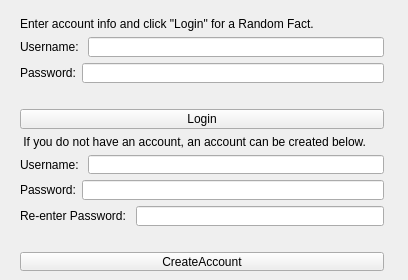
<?xml version="1.0" encoding="UTF-8"?>
<ui version="4.0">
 <class>MainWindow</class>
 <widget class="QMainWindow" name="MainWindow">
  <property name="geometry">
   <rect>
    <x>0</x>
    <y>0</y>
    <width>408</width>
    <height>280</height>
   </rect>
  </property>
  <property name="sizePolicy">
   <sizepolicy hsizetype="Fixed" vsizetype="Fixed">
    <horstretch>0</horstretch>
    <verstretch>0</verstretch>
   </sizepolicy>
  </property>
  <property name="minimumSize">
   <size>
    <width>408</width>
    <height>280</height>
   </size>
  </property>
  <property name="maximumSize">
   <size>
    <width>408</width>
    <height>280</height>
   </size>
  </property>
  <property name="windowTitle">
   <string>MainWindow</string>
  </property>
  <widget class="QWidget" name="centralWidget">
   <widget class="QWidget" name="verticalLayoutWidget">
    <property name="geometry">
     <rect>
      <x>9</x>
      <y>6</y>
      <width>386</width>
      <height>276</height>
     </rect>
    </property>
    <layout class="QVBoxLayout" name="verticalLayout">
     <item>
      <widget class="QLabel" name="label_2">
       <property name="text">
        <string>Enter account info and click &quot;Login&quot; for a Random Fact.</string>
       </property>
      </widget>
     </item>
     <item>
      <layout class="QHBoxLayout" name="horizontalLayout">
       <item>
        <widget class="QLabel" name="usernam_label">
         <property name="text">
          <string>Username: </string>
         </property>
        </widget>
       </item>
       <item>
        <widget class="QLineEdit" name="login_username"/>
       </item>
      </layout>
     </item>
     <item>
      <layout class="QHBoxLayout" name="horizontalLayout_3">
       <item>
        <widget class="QLabel" name="label_3">
         <property name="text">
          <string>Password:</string>
         </property>
        </widget>
       </item>
       <item>
        <widget class="QLineEdit" name="login_password">
         <property name="echoMode">
          <enum>QLineEdit::Password</enum>
         </property>
        </widget>
       </item>
      </layout>
     </item>
     <item>
      <widget class="QLabel" name="login_status">
       <property name="palette">
        <palette>
         <active>
          <colorrole role="Text">
           <brush brushstyle="SolidPattern">
            <color alpha="255">
             <red>255</red>
             <green>0</green>
             <blue>0</blue>
            </color>
           </brush>
          </colorrole>
         </active>
         <inactive>
          <colorrole role="Text">
           <brush brushstyle="SolidPattern">
            <color alpha="255">
             <red>255</red>
             <green>0</green>
             <blue>0</blue>
            </color>
           </brush>
          </colorrole>
         </inactive>
         <disabled>
          <colorrole role="Text">
           <brush brushstyle="SolidPattern">
            <color alpha="127">
             <red>255</red>
             <green>255</green>
             <blue>255</blue>
            </color>
           </brush>
          </colorrole>
         </disabled>
        </palette>
       </property>
       <property name="font">
        <font>
         <italic>true</italic>
        </font>
       </property>
       <property name="text">
        <string/>
       </property>
      </widget>
     </item>
     <item>
      <widget class="QPushButton" name="login">
       <property name="text">
        <string>Login</string>
       </property>
      </widget>
     </item>
     <item>
      <widget class="QLabel" name="label">
       <property name="text">
        <string> If you do not have an account, an account can be created below.</string>
       </property>
      </widget>
     </item>
     <item>
      <layout class="QHBoxLayout" name="horizontalLayout_4">
       <item>
        <widget class="QLabel" name="label_4">
         <property name="text">
          <string>Username: </string>
         </property>
        </widget>
       </item>
       <item>
        <widget class="QLineEdit" name="create_username"/>
       </item>
      </layout>
     </item>
     <item>
      <layout class="QHBoxLayout" name="horizontalLayout_6">
       <item>
        <widget class="QLabel" name="label_5">
         <property name="text">
          <string>Password:</string>
         </property>
        </widget>
       </item>
       <item>
        <widget class="QLineEdit" name="create_password1">
         <property name="echoMode">
          <enum>QLineEdit::Password</enum>
         </property>
        </widget>
       </item>
      </layout>
     </item>
     <item>
      <layout class="QHBoxLayout" name="horizontalLayout_7">
       <item>
        <widget class="QLabel" name="label_6">
         <property name="text">
          <string>Re-enter Password: </string>
         </property>
        </widget>
       </item>
       <item>
        <widget class="QLineEdit" name="create_password2">
         <property name="echoMode">
          <enum>QLineEdit::Password</enum>
         </property>
        </widget>
       </item>
      </layout>
     </item>
     <item>
      <widget class="QLabel" name="create_status">
       <property name="font">
        <font>
         <italic>true</italic>
        </font>
       </property>
       <property name="text">
        <string/>
       </property>
      </widget>
     </item>
     <item>
      <widget class="QPushButton" name="createaccount">
       <property name="text">
        <string>CreateAccount</string>
       </property>
      </widget>
     </item>
    </layout>
   </widget>
  </widget>
 </widget>
 <layoutdefault spacing="6" margin="11"/>
 <resources/>
 <connections/>
</ui>
